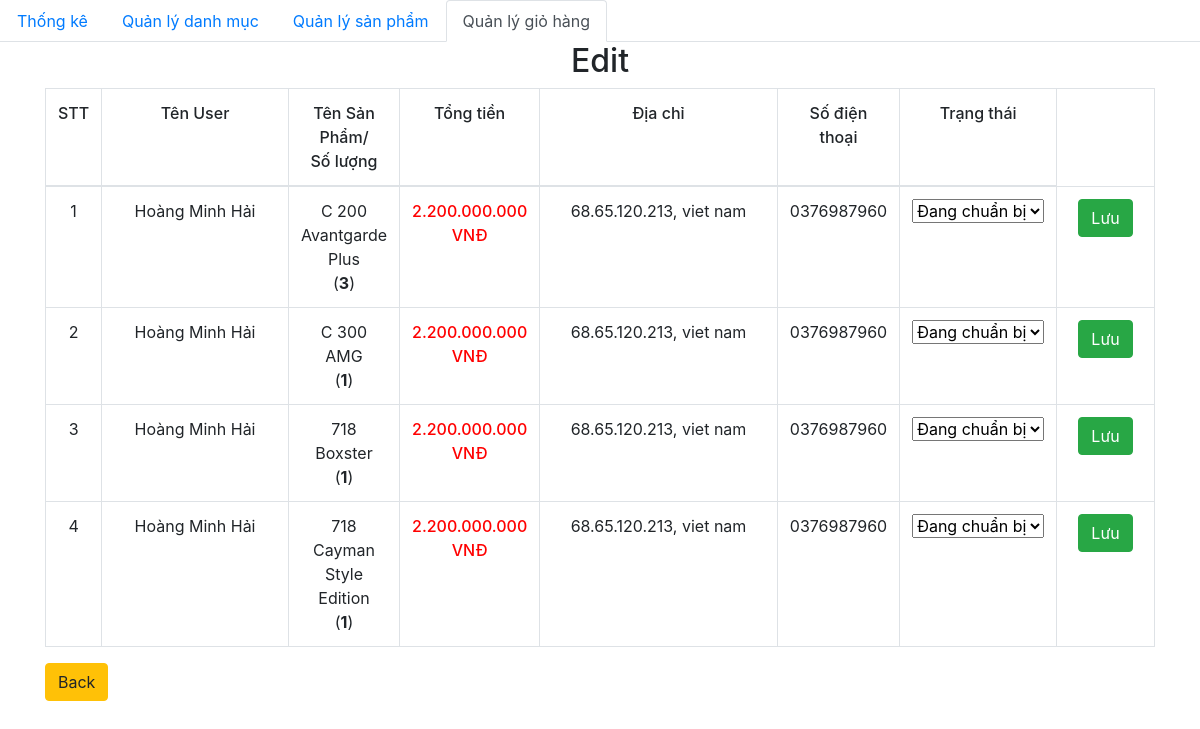
The page /admin/edit.php?order_id=143 on the database its author committed.
### tables this page shows
CREATE TABLE `order_details` (
  `id` int(11) NOT NULL,
  `order_id` int(11) NOT NULL,
  `product_id` int(11) NOT NULL,
  `id_user` int(11) NOT NULL,
  `num` int(11) NOT NULL,
  `price` float NOT NULL,
  `status` varchar(255) NOT NULL
);

CREATE TABLE `orders` (
  `id` int(11) NOT NULL,
  `fullname` varchar(100) NOT NULL,
  `phone_number` varchar(20) NOT NULL,
  `email` varchar(150) NOT NULL,
  `address` varchar(200) NOT NULL,
  `note` varchar(255) DEFAULT NULL,
  `order_date` datetime DEFAULT NULL
);

CREATE TABLE `product` (
  `id` int(11) NOT NULL,
  `title` varchar(200) NOT NULL,
  `price` float NOT NULL,
  `number` float NOT NULL,
  `thumbnail` varchar(500) NOT NULL,
  `content` longtext NOT NULL,
  `id_category` int(11) NOT NULL,
  `created_at` datetime DEFAULT NULL,
  `updated_at` datetime DEFAULT NULL
);

### admin/database/dbhelper.php (called while the page is built, shortened)
<?php
function executeResult($sql)
{
	$con = mysqli_connect(HOST, USERNAME, PASSWORD, DATABASE);
	$result = mysqli_query($con, $sql);
	$data   = [];
	while ($row = mysqli_fetch_array($result, 1)) {
		$data[] = $row;
	}
	return $data;
}

### admin/edit.php (the view, shortened to what this page needs)
<?php
require_once('database/dbhelper.php');
?>
<!DOCTYPE html>
<html>
<head>
    <link rel="stylesheet" href="https://maxcdn.bootstrapcdn.com/bootstrap/4.4.1/css/bootstrap.min.css">
    <link href="https://cdn.jsdelivr.net/npm/summernote@0.8.18/dist/summernote.min.css" rel="stylesheet">
</head>
<body>
    <ul class="nav nav-tabs">
        <li class="nav-item">
            <a class="nav-link" href="category/index.php">Thống kê</a>
        </li>
        <li class="nav-item">
            <a class="nav-link" href="category/index.php">Quản lý danh mục</a>
        </li>
        <li class="nav-item">
            <a class="nav-link" href="product/">Quản lý sản phẩm</a>
        </li>
        <li class="nav-item ">
            <a class="nav-link active" href="dashboard.php">Quản lý giỏ hàng</a>
        </li>
    </ul>
    <div class="container">
        <div class="panel panel-primary">
            <div class="panel-heading">
                <h2 class="text-center">Edit</h2>
            </div>
            <div class="panel-body">
                <form action="" method="POST">
                    <table class="table table-bordered table-hover">
                        <thead>
                            <tr style="font-weight: 500;text-align: center;">
                                <td width="50px">STT</td>
                                <td width="200px">Tên User</td>
                                <td>Tên Sản Phẩm/<br>Số lượng</td>
                                <td>Tổng tiền</td>
                                <td width="250px">Địa chỉ</td>
                                <td>Số điện thoại</td>
                                <td>Trạng thái</td>
                            </tr>
                        </thead>
                        <tbody>
                            <?php
                            try {
                                if (isset($_GET['order_id'])) {
                                    $order_id = $_GET['order_id'];
                                }
                                $count = 0;
                                $sql = "SELECT * from orders, order_details, product
                                where order_details.order_id=orders.id and product.id=order_details.product_id and order_id=$order_id";
                                $order_details_List = executeResult($sql);
                                foreach ($order_details_List as $item) {
                                    echo '
                                        <tr style="text-align: center;">
                                            <td width="50px">' . (++$count) . '</td>
                                            <td style="text-align:center">' . $item['fullname'] . '</td>
                                            <td>' . $item['title'] . '<br>(<strong>' . $item['num'] . '</strong>)</td>
                                            <td class="b-500 red">' . number_format($item['price'], 0, ',', '.') . '<span> VNĐ</span></td>
                                            <td width="100px">' . $item['address'] . '</td>
                                            <td width="100px">' . $item['phone_number'] . '</td>
                                            <td>
                                                <select name="status" id="status" onchange="status(' . $item['order_id'] . ')">
                                                    <option value="Đang chuẩn bị">Đang chuẩn bị</option>
                                                    <option value="Đang giao">Đang giao</option>
                                                    <option value="Đã nhận hàng">Đã nhận hàng</option>
                                                    <option value="Đã hủy">Đã hủy</option>
                                                </select>
                                            </td>
                                            <td width="100px">
                                                <button class="btn btn-success">Lưu</button>
                                            </td>
                                        </tr>
                                    ';
                                }
                            } catch (Exception $e) {
                                die("Lỗi thực thi sql: " . $e->getMessage());
                            }
                            ?>
                        </tbody>
                    </table>
                    <a href="dashboard.php" class="btn btn-warning">Back</a>
                </form>
            </div>
        </div>
    </div>
</body>
</html>

### admin/edit.php (style rules this page uses)
.b-500 { font-weight: 500; }
.red { color: red; }

### rows shown on the page
order_details: order.fullname "Hoàng Minh Hải", product.title "C 200 Avantgarde Plus", num "3", product.price "2.200.000.000", order.address "68.65.120.213, viet nam", order.phone_number "0376987960", status "Đang chuẩn bị"
order_details: order.fullname "Hoàng Minh Hải", product.title "C 300 AMG", num "1", product.price "2.200.000.000", order.address "68.65.120.213, viet nam", order.phone_number "0376987960", status "Đang chuẩn bị"
order_details: order.fullname "Hoàng Minh Hải", product.title "718 Boxster", num "1", product.price "2.200.000.000", order.address "68.65.120.213, viet nam", order.phone_number "0376987960", status "Đang chuẩn bị"
order_details: order.fullname "Hoàng Minh Hải", product.title "718 Cayman Style Edition", num "1", product.price "2.200.000.000", order.address "68.65.120.213, viet nam", order.phone_number "0376987960", status "Đang chuẩn bị"
